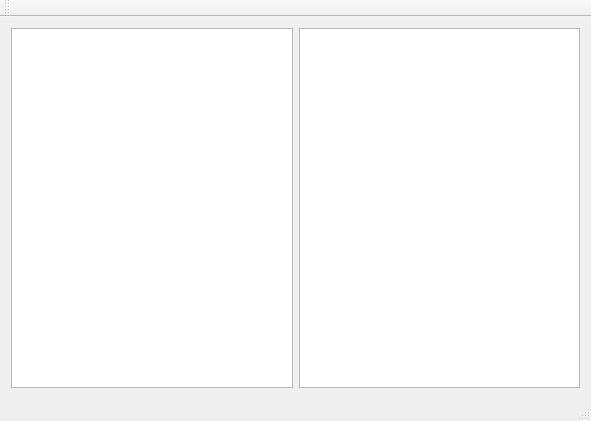
<?xml version="1.0" encoding="UTF-8"?>
<ui version="4.0">
 <class>MainWindow</class>
 <widget class="QMainWindow" name="MainWindow">
  <property name="geometry">
   <rect>
    <x>0</x>
    <y>0</y>
    <width>591</width>
    <height>421</height>
   </rect>
  </property>
  <property name="windowTitle">
   <string>MainWindow</string>
  </property>
  <widget class="QWidget" name="centralWidget">
   <layout class="QHBoxLayout" name="horizontalLayout">
    <item>
     <widget class="QTableView" name="tableView"/>
    </item>
    <item>
     <widget class="QTableView" name="tableView_2"/>
    </item>
   </layout>
  </widget>
  <widget class="QMenuBar" name="menuBar">
   <property name="geometry">
    <rect>
     <x>0</x>
     <y>0</y>
     <width>591</width>
     <height>21</height>
    </rect>
   </property>
  </widget>
  <widget class="QToolBar" name="mainToolBar">
   <attribute name="toolBarArea">
    <enum>TopToolBarArea</enum>
   </attribute>
   <attribute name="toolBarBreak">
    <bool>false</bool>
   </attribute>
  </widget>
  <widget class="QStatusBar" name="statusBar"/>
 </widget>
 <layoutdefault spacing="6" margin="11"/>
 <resources/>
 <connections/>
</ui>
